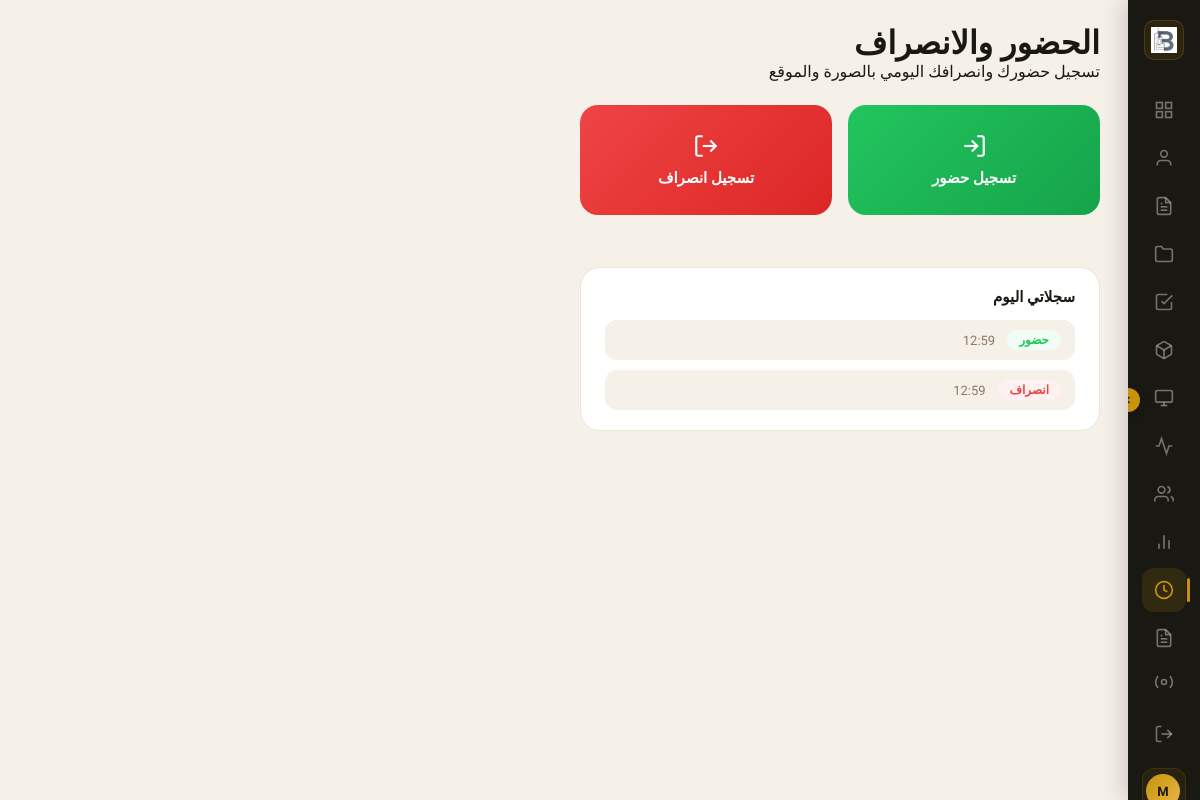
Page /attendance/ (signed in) on the committed database.
### company/models.py (models this page shows, shortened)
class CompanySettings(models.Model):
    company_logo    = models.ImageField(upload_to='company/', blank=True, null=True)
    company_name_ar = models.CharField(max_length=255, blank=True)
    company_name_en = models.CharField(max_length=255, blank=True)
    unified_number  = models.CharField(max_length=20, blank=True)
    cr_number       = models.CharField(max_length=20, blank=True)
    cr_issue_date   = models.DateField(blank=True, null=True)
    municipality_license = models.CharField(max_length=100, blank=True)
    tax_registration_number = models.CharField(max_length=50, blank=True)
    facility_address     = models.TextField(blank=True)
    address_building_number = models.CharField(max_length=20, blank=True)
    address_street       = models.CharField(max_length=255, blank=True)
    address_district     = models.CharField(max_length=255, blank=True)
    address_city         = models.CharField(max_length=100, blank=True)
    address_postal_code  = models.CharField(max_length=10, blank=True)
    manager_name        = models.CharField(max_length=255, blank=True)
    manager_nationality = models.CharField(max_length=100, blank=True)
    manager_id          = models.CharField(max_length=50, blank=True)
    manager_mobile      = models.CharField(max_length=20, blank=True)
    manager_email       = models.EmailField(blank=True)
    pr_mobile         = models.CharField(max_length=20, blank=True)
    pr_email          = models.EmailField(blank=True)
    marketing_mobile  = models.CharField(max_length=20, blank=True)
    marketing_email   = models.EmailField(blank=True)
    hr_email          = models.EmailField(blank=True)
    instagram      = models.URLField(blank=True)
    tiktok         = models.URLField(blank=True)
    facebook       = models.URLField(blank=True)
    youtube        = models.URLField(blank=True)
    twitter        = models.URLField(blank=True)
    snapchat       = models.URLField(blank=True)
    google_maps_link = models.URLField(blank=True)
    website_link   = models.URLField(blank=True)
    class Meta:
        verbose_name = 'إعدادات الشركة'

### attendance/models.py (models this page shows, shortened)
class AttendanceRecord(models.Model):
    TYPE_CHOICES = [
        ('IN', 'حضور'),
        ('OUT', 'انصراف'),
    ]
    employee = models.ForeignKey(
        Employee, on_delete=models.CASCADE, related_name='attendance_records', verbose_name='الموظف'
    )
    record_type = models.CharField(max_length=3, choices=TYPE_CHOICES, verbose_name='النوع')
    photo = models.ImageField(
        upload_to='attendance/photos/%Y/%m/', null=True, blank=True, verbose_name='الصورة'
    )
    latitude = models.DecimalField(max_digits=10, decimal_places=7, null=True, blank=True, verbose_name='خط العرض')
    longitude = models.DecimalField(max_digits=10, decimal_places=7, null=True, blank=True, verbose_name='خط الطول')
    note = models.TextField(blank=True, verbose_name='ملاحظة')
    created_at = models.DateTimeField(auto_now_add=True, verbose_name='الوقت')
    paired_check_in = models.OneToOneField(
        'self', null=True, blank=True, on_delete=models.SET_NULL,
        related_name='paired_check_out', verbose_name='الحضور المرتبط'
    )
    is_approved = models.BooleanField(default=False, verbose_name='معتمد')
    approved_at = models.DateTimeField(null=True, blank=True, verbose_name='تاريخ الاعتماد')
    approved_by = models.ForeignKey(
        User, null=True, blank=True, on_delete=models.SET_NULL, related_name='+', verbose_name='اعتمد بواسطة'
    )
    class Meta:
        verbose_name = 'سجل حضور وانصراف'
        verbose_name_plural = 'سجلات الحضور والانصراف'
        ordering = ['-created_at']
    @property
    def work_hours(self):
        if self.record_type == 'OUT' and self.paired_check_in_id:
            delta = self.created_at - self.paired_check_in.created_at
            return round(delta.total_seconds() / 3600, 2)
        return None

### attendance/views.py (the view)
# urls.py: path('', views.checkin_page, name='attendance_checkin'),
@login_required(login_url=LOGIN_URL)
def checkin_page(request):
    employee = _current_employee(request)
    today_records = []
    if employee:
        today_records = AttendanceRecord.objects.filter(
            employee=employee, created_at__date=timezone.localdate()
        ).order_by('created_at')
    return render(request, 'attendance/checkin.html', {
        'employee': employee,
        'today_records': today_records,
    })

### attendance/views.py (called while the page is built)
def _current_employee(request):
    return getattr(request.user, 'employee_profile', None)

### company/context_processors.py (called while the page is built)
def company_settings(request):
    company = CompanySettings.objects.first()
    return {'company': company}

### attendance/templates/attendance/checkin.html (shortened to what this page needs)
{% load static %}
<!DOCTYPE html>
<html lang="ar" dir="rtl">
<head>
<link rel="stylesheet" href="{% static 'projects/css/dashboard.css' %}">
<link rel="stylesheet" href="{% static 'attendance/css/attendance.css' %}">
</head>
<body>
<aside class="sidebar" id="sidebar">
    <button class="sidebar-toggle" id="sidebarToggle" title="توسيع / تقليص">
        <svg width="12" height="12" viewBox="0 0 24 24" fill="none" stroke="currentColor" stroke-width="2.5"><polyline points="15 18 9 12 15 6"/></svg>
    </button>
    <div class="sidebar-logo">
        <div class="logo-mark">
            {% if company and company.company_logo %}
            <img src="{{ company.company_logo.url }}" alt="{{ company.company_name_ar|default:'النظام' }}">
            {% else %}
            <img src="{% static 'website/img/logo.png' %}" alt="باء البناء">
            {% endif %}
        </div>
    </div>
    <nav class="sidebar-nav">
        <a href="{% url 'projects_dashboard' %}" class="nav-item" title="الرئيسية">
            <svg width="20" height="20" viewBox="0 0 24 24" fill="none" stroke="currentColor" stroke-width="2"><rect x="3" y="3" width="7" height="7"/><rect x="14" y="3" width="7" height="7"/><rect x="14" y="14" width="7" height="7"/><rect x="3" y="14" width="7" height="7"/></svg>
        </a>
        <a href="{% url 'client_list' %}" class="nav-item" title="العملاء">
            <svg width="20" height="20" viewBox="0 0 24 24" fill="none" stroke="currentColor" stroke-width="2"><path d="M20 21v-2a4 4 0 0 0-4-4H8a4 4 0 0 0-4 4v2"/><circle cx="12" cy="7" r="4"/></svg>
        </a>
        <a href="{% url 'invoices_home' %}" class="nav-item" title="الفواتير">
            <svg width="20" height="20" viewBox="0 0 24 24" fill="none" stroke="currentColor" stroke-width="2"><path d="M14 2H6a2 2 0 0 0-2 2v16a2 2 0 0 0 2 2h12a2 2 0 0 0 2-2V8z"/><polyline points="14 2 14 8 20 8"/><line x1="16" y1="13" x2="8" y2="13"/><line x1="16" y1="17" x2="8" y2="17"/><polyline points="10 9 9 9 8 9"/></svg>
        </a>
        <a href="{% url 'project_list' %}" class="nav-item" title="المشاريع">
            <svg width="20" height="20" viewBox="0 0 24 24" fill="none" stroke="currentColor" stroke-width="2"><path d="M22 19a2 2 0 0 1-2 2H4a2 2 0 0 1-2-2V5a2 2 0 0 1 2-2h5l2 3h9a2 2 0 0 1 2 2z"/></svg>
        </a>
        <a href="{% url 'task_list' %}" class="nav-item" title="المهام">
            <svg width="20" height="20" viewBox="0 0 24 24" fill="none" stroke="currentColor" stroke-width="2"><polyline points="9 11 12 14 22 4"/><path d="M21 12v7a2 2 0 0 1-2 2H5a2 2 0 0 1-2-2V5a2 2 0 0 1 2-2h11"/></svg>
        </a>
        <a href="{% url 'inventory_home' %}" class="nav-item" title="المخزون">
        </a>
        <a href="{% url 'accounting_home' %}" class="nav-item" title="المحاسبة">
            <svg width="20" height="20" viewBox="0 0 24 24" fill="none" stroke="currentColor" stroke-width="2"><rect x="2" y="3" width="20" height="14" rx="2"/><line x1="8" y1="21" x2="16" y2="21"/><line x1="12" y1="17" x2="12" y2="21"/></svg>
        </a>
        <a href="{% url 'marketing_home' %}" class="nav-item" title="التسويق">
            <svg width="20" height="20" viewBox="0 0 24 24" fill="none" stroke="currentColor" stroke-width="2"><path d="M22 12h-4l-3 9L9 3l-3 9H2"/></svg>
        </a>
        <a href="{% url 'employee_list' %}" class="nav-item" title="الفريق">
            <svg width="20" height="20" viewBox="0 0 24 24" fill="none" stroke="currentColor" stroke-width="2"><path d="M17 21v-2a4 4 0 0 0-4-4H5a4 4 0 0 0-4 4v2"/><circle cx="9" cy="7" r="4"/><path d="M23 21v-2a4 4 0 0 0-3-3.87"/><path d="M16 3.13a4 4 0 0 1 0 7.75"/></svg>
        </a>
        <a href="{% url 'reports_home' %}" class="nav-item" title="التقارير"><svg width="20" height="20" viewBox="0 0 24 24" fill="none" stroke="currentColor" stroke-width="2"><line x1="18" y1="20" x2="18" y2="10"/><line x1="12" y1="20" x2="12" y2="4"/><line x1="6" y1="20" x2="6" y2="14"/></svg><span class="nav-label">التقارير</span></a>
        <a href="{% url 'attendance_checkin' %}" class="nav-item active" title="الحضور والانصراف">
            <svg width="20" height="20" viewBox="0 0 24 24" fill="none" stroke="currentColor" stroke-width="2"><circle cx="12" cy="12" r="10"/><polyline points="12 6 12 12 16 14"/></svg>
        </a>
        <a href="{% url 'namadhj_home' %}" class="nav-item" title="النماذج"><svg width="20" height="20" viewBox="0 0 24 24" fill="none" stroke="currentColor" stroke-width="2"><path d="M14 2H6a2 2 0 0 0-2 2v16a2 2 0 0 0 2 2h12a2 2 0 0 0 2-2V8z"/><polyline points="14 2 14 8 20 8"/><line x1="16" y1="13" x2="8" y2="13"/><line x1="16" y1="17" x2="8" y2="17"/><polyline points="10 9 9 9 8 9"/></svg><span class="nav-label">النماذج</span></a>
    </nav>
    <div class="sidebar-bottom">
        <a href="{% url 'company_home' %}" class="nav-item" title="الإعدادات">
            <svg width="20" height="20" viewBox="0 0 24 24" fill="none" stroke="currentColor" stroke-width="2"><circle cx="12" cy="12" r="3"/><path d="M19.07 4.93a10 10 0 0 1 0 14.14M4.93 4.93a10 10 0 0 0 0 14.14"/></svg>
        </a>
        <a href="{% url 'employee_logout' %}" class="nav-item logout-item" title="تسجيل الخروج">
            <svg width="20" height="20" viewBox="0 0 24 24" fill="none" stroke="currentColor" stroke-width="2"><path d="M9 21H5a2 2 0 0 1-2-2V5a2 2 0 0 1 2-2h4"/><polyline points="16 17 21 12 16 7"/><line x1="21" y1="12" x2="9" y2="12"/></svg>
        </a>
        <div class="sidebar-user">
            <div class="user-avatar">{{ request.user.get_full_name|default:request.user.username|slice:":1"|upper }}</div>
        </div>
    </div>
</aside>
<main class="main-content">
    <header class="page-header">
        <div class="page-header-info">
            <h1 class="page-title">الحضور والانصراف</h1>
            <p class="page-subtitle">تسجيل حضورك وانصرافك اليومي بالصورة والموقع</p>
        </div>
    </header>
    {% if not employee %}
    <div class="att-empty">
        <svg width="64" height="64" viewBox="0 0 24 24" fill="none" stroke="currentColor" stroke-width="1.5"><circle cx="12" cy="12" r="10"/><polyline points="12 6 12 12 16 14"/></svg>
        <p>لا يوجد ملف موظف مرتبط بحسابك. الرجاء التواصل مع الإدارة لربط حسابك بملف موظف.</p>
    </div>
    {% else %}
    <div class="att-actions">
        <button class="att-action-btn att-in" id="btnOpenIn">
            <svg width="26" height="26" viewBox="0 0 24 24" fill="none" stroke="currentColor" stroke-width="2"><path d="M15 3h4a2 2 0 0 1 2 2v14a2 2 0 0 1-2 2h-4"/><polyline points="10 17 15 12 10 7"/><line x1="15" y1="12" x2="3" y2="12"/></svg>
            <span>تسجيل حضور</span>
        </button>
        <button class="att-action-btn att-out" id="btnOpenOut">
            <svg width="26" height="26" viewBox="0 0 24 24" fill="none" stroke="currentColor" stroke-width="2"><path d="M9 21H5a2 2 0 0 1-2-2V5a2 2 0 0 1 2-2h4"/><polyline points="16 17 21 12 16 7"/><line x1="21" y1="12" x2="9" y2="12"/></svg>
            <span>تسجيل انصراف</span>
        </button>
    </div>
    <div class="att-today">
        <h2 class="att-today-title">سجلاتي اليوم</h2>
        <div id="todayList" class="att-today-list">
            {% for r in today_records %}
            <div class="att-today-row">
                <span class="att-badge {% if r.record_type == 'IN' %}att-badge-in{% else %}att-badge-out{% endif %}">
                    {{ r.get_record_type_display }}
                </span>
                <span class="att-today-time">{{ r.created_at|time:"H:i" }}</span>
            </div>
            {% empty %}
            <p class="att-today-empty" id="todayEmpty">لا توجد سجلات اليوم بعد</p>
            {% endfor %}
        </div>
    </div>
    {% endif %}
</main>
</body>
</html>

### projects/static/projects/css/dashboard.css (style rules this page uses)
:root { --gold: #C8920A; --gold-light: #E8B84A; --gold-pale: rgba(200,146,10,.10); --gold-border: rgba(200,146,10,.22); --dark: #1A1812; --dark-2: #232017; --dark-3: #2E2B1F; --earth: #F5F0E8; --earth-2: #ECE6D9; --earth-3: #FAF8F3; --text: #1A1812; --text-2: #4A3E2C; --text-muted: #8A7A65; --sidebar-w: 72px; --sidebar-w-expand: 200px; --radius: 16px; --radius-sm: 10px; --shadow: 0 4px 24px rgba(26,24,18,.08); --shadow-md: 0 8px 32px rgba(26,24,18,.12); --transition: all .3s cubic-bezier(.4,0,.2,1); }
*, *::before, *::after { box-sizing: border-box; margin: 0; padding: 0; }
body { font-family: 'IBM Plex Sans Arabic', sans-serif; background: var(--earth); color: var(--text); display: flex; min-height: 100dvh; direction: rtl; }
.sidebar { width: var(--sidebar-w); background: var(--dark); display: flex; flex-direction: column; align-items: center; padding: 20px 0 16px; position: fixed; top: 0; right: 0; bottom: 0; z-index: 100; box-shadow: -4px 0 24px rgba(0,0,0,.18); transition: width .3s cubic-bezier(.4,0,.2,1); overflow: hidden; }
.sidebar-toggle { position: absolute; left: -12px; top: 50%; transform: translateY(-50%); width: 24px; height: 24px; border-radius: 50%; background: var(--gold); border: none; cursor: pointer; display: flex; align-items: center; justify-content: center; color: var(--dark); box-shadow: 0 2px 8px rgba(0,0,0,.25); transition: var(--transition); z-index: 101; }
.sidebar-toggle svg { transition: transform .3s ease; }
.sidebar-logo { margin-bottom: 28px; display: flex; align-items: center; justify-content: center; gap: 10px; }
.logo-mark { width: 40px; height: 40px; border-radius: 10px; background: var(--gold-pale); border: 1px solid var(--gold-border); display: flex; align-items: center; justify-content: center; padding: 6px; }
.logo-mark img { width: 100%; height: 100%; object-fit: contain; }
.sidebar-nav { display: flex; flex-direction: column; align-items: center; gap: 4px; flex: 1; }
.nav-item { width: 44px; height: 44px; border-radius: 12px; display: flex; align-items: center; justify-content: center; color: rgba(250,248,242,.40); text-decoration: none; transition: var(--transition); position: relative; }
.nav-item.active { color: var(--gold); background: rgba(200,146,10,.14); }
.nav-item.active::before { content: ''; position: absolute; right: -4px; top: 50%; transform: translateY(-50%); width: 3px; height: 24px; background: var(--gold); border-radius: 2px; }
.sidebar-bottom { display: flex; flex-direction: column; align-items: center; gap: 8px; }
.sidebar-user { margin-top: 4px; width: 44px; display: flex; align-items: center; gap: 10px; padding: 5px; border-radius: 12px; background: rgba(200,146,10,.08); border: 1px solid rgba(200,146,10,.15); overflow: hidden; transition: width .3s cubic-bezier(.4,0,.2,1); }
.user-avatar { width: 34px; height: 34px; border-radius: 50%; background: linear-gradient(135deg, var(--gold), var(--gold-light)); display: flex; align-items: center; justify-content: center; font-size: 13px; font-weight: 800; color: var(--dark); flex-shrink: 0; }
.main-content { flex: 1; margin-right: var(--sidebar-w); padding: 24px 28px; display: flex; flex-direction: column; gap: 24px; min-height: 100dvh; overflow-x: hidden; transition: margin-right .3s cubic-bezier(.4,0,.2,1); }

### rows in the picture
CompanySettings: company_logo (picture)
AttendanceRecord: record_type "حضور", created_at "12:59"
AttendanceRecord: record_type "انصراف", created_at "12:59"
